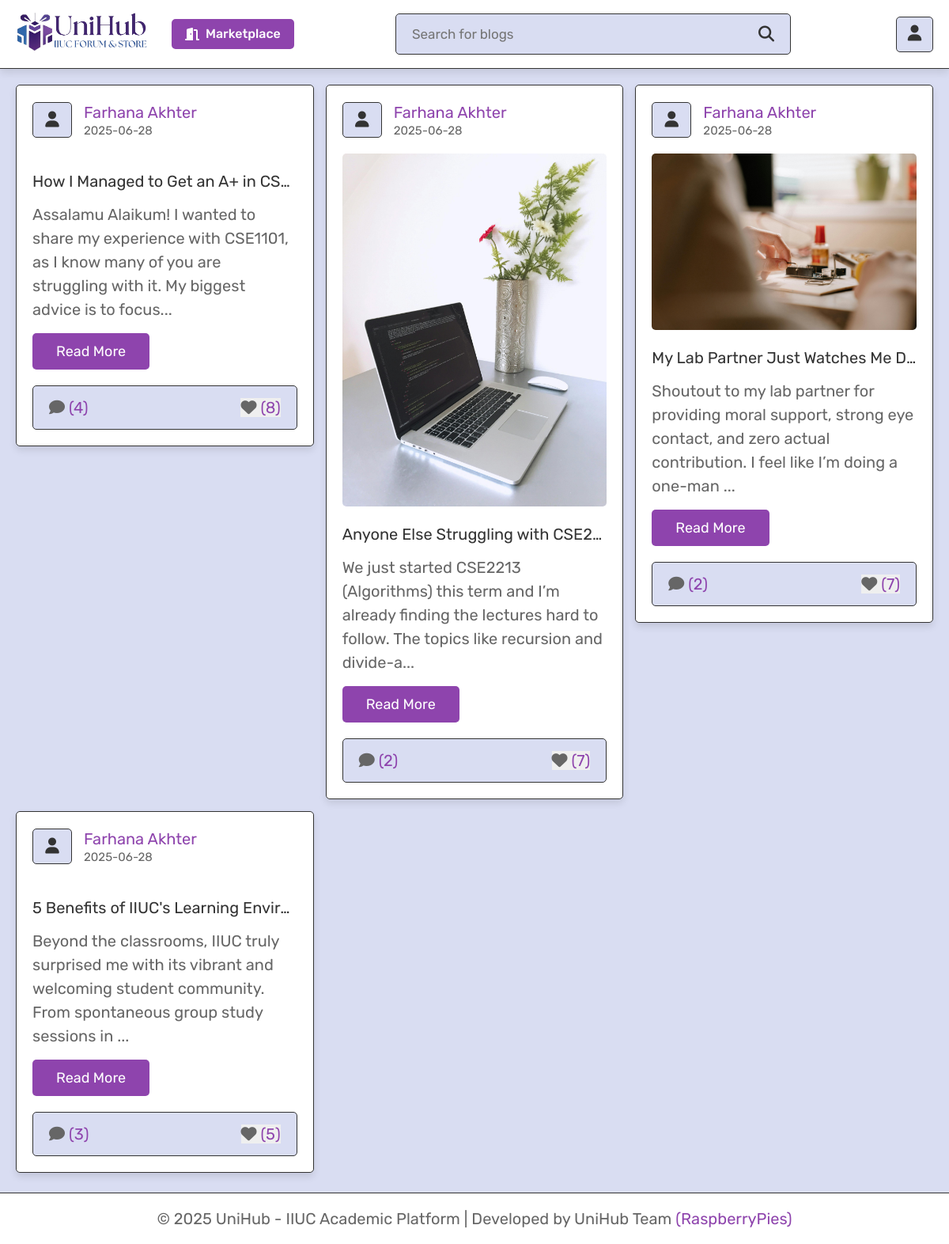
The page /project_blog/author_posts.php?author=Farhana Akhter on the database its author committed.
### tables this page shows
CREATE TABLE `posts` (
  `id` int(100) NOT NULL,
  `user_id` int(100) NOT NULL,
  `name` varchar(100) NOT NULL,
  `title` varchar(100) NOT NULL,
  `content` varchar(10000) NOT NULL,
  `image` varchar(100) NOT NULL,
  `date` date NOT NULL DEFAULT current_timestamp(),
  `status` varchar(10) NOT NULL
);

### project_blog/author_posts.php (the view, shortened to what this page needs)
<?php
include 'components/connect.php';
if(isset($_SESSION['user_id'])){
   $user_id = $_SESSION['user_id'];
}else{
   $user_id = '';
};
if(isset($_GET['author'])){
   $author = $_GET['author'];
}else{
   $author = '';
}
?>
<!DOCTYPE html>
<html lang="en">
<head>
   <link rel="stylesheet" href="https://cdnjs.cloudflare.com/ajax/libs/font-awesome/6.1.1/css/all.min.css">
   <link rel="stylesheet" href="css/style.css">
</head>
<body>
<?php include 'components/user_header.php'; ?>
<section class="posts-container">
   <div class="box-container">
      <?php
         $select_posts = $conn->prepare("SELECT * FROM `posts` WHERE name = ? and status = ?");
         $select_posts->execute([$author, 'active']);
         if($select_posts->rowCount() > 0){
            while($fetch_posts = $select_posts->fetch(PDO::FETCH_ASSOC)){
            $post_id = $fetch_posts['id'];
            $count_post_comments = $conn->prepare("SELECT * FROM `comments` WHERE post_id = ?");
            $count_post_comments->execute([$post_id]);
            $total_post_comments = $count_post_comments->rowCount();
            $count_post_likes = $conn->prepare("SELECT * FROM `likes` WHERE post_id = ?");
            $count_post_likes->execute([$post_id]);
            $total_post_likes = $count_post_likes->rowCount();
            $confirm_likes = $conn->prepare("SELECT * FROM `likes` WHERE user_id = ? AND post_id = ?");
            $confirm_likes->execute([$user_id, $post_id]);
      ?>
      <form class="box" method="post">
         <div class="post-admin">
            <i class="fas fa-user"></i>
            <div>
               <a href="author_posts.php?author=<?= $fetch_posts['name']; ?>"><?= $fetch_posts['name']; ?></a>
               <div><?= $fetch_posts['date']; ?></div>
            </div>
         </div>
         <?php
            if($fetch_posts['image'] != ''){
         ?>
         <img src="uploaded_img/<?= $fetch_posts['image']; ?>" class="post-image" alt="">
         <?php
         }
         ?>
         <div class="post-title"><?= $fetch_posts['title']; ?></div>
         <div class="post-content content-150"><?= $fetch_posts['content']; ?></div>
         <a href="view_post.php?post_id=<?= $post_id; ?>" class="inline-btn">read more</a>
         <div class="icons">
            <a href="view_post.php?post_id=<?= $post_id; ?>"><i class="fas fa-comment"></i><span>(<?= $total_post_comments; ?>)</span></a>
            <button type="submit" name="like_post"><i class="fas fa-heart" style="<?php if($confirm_likes->rowCount() > 0){ echo 'color:var(--red);'; } ?>  "></i><span>(<?= $total_post_likes; ?>)</span></button>
         </div>
      </form>
      <?php
         }
      }else{
         echo '<p class="empty">no posts found for this author!</p>';
      }
      ?>
   </div>
</section>
<?php include 'components/footer.php'; ?>
</body>
</html>

### project_blog/css/style.css (style rules this page uses)
:root { --purple:#8e44ad; --red:#c0392b; --orange:#f39c12; --black:#333; --white:#fff; --light-color:#666; --light-bg:#f5f5f5; --body-color:hsl(230, 50%, 90%); --border:.1rem solid var(--black); --box-shadow:0 .5rem 1rem rgba(0,0,0,.1); }
* { font-family: 'Rubik', sans-serif; margin:0; padding:0; box-sizing: border-box; outline: none; border:none; text-decoration: none; }
html { font-size: 62.5%; overflow-x: hidden; scroll-behavior: smooth; scroll-padding-top: 7rem; }
body { background-color: var(--body-color); padding-bottom: 7rem; }
section { padding:2rem; margin: 0 auto; max-width: 1200px; }
.btn, .delete-btn, .option-btn, .inline-btn, .inline-option-btn, .inline-delete-btn { margin-top: 1rem; border-radius: .5rem; cursor: pointer; font-size: 1.8rem; color:var(--white); padding:1.2rem 3rem; text-transform: capitalize; text-align: center; }
.inline-btn, .inline-option-btn, .inline-delete-btn { display: inline-block; margin-right: 1rem; }
.inline-btn, .btn { background-color: var(--purple); }
.posts-container .box-container { display: grid; grid-template-columns: repeat(auto-fit, minmax(33rem, 1fr)); gap:1.5rem; align-items: flex-start; justify-content: center; }
.posts-container .box-container .box { border:var(--border); box-shadow: var(--box-shadow); border-radius: .5rem; background-color: var(--white); padding:2rem; overflow: hidden; }
.posts-container .box-container .box .post-admin { display: flex; align-items: center; gap:1.5rem; margin-bottom: 2rem; }
.posts-container .box-container .box .post-admin i { text-align: center; height: 4.5rem; width: 5rem; line-height: 4.2rem; font-size: 2rem; border:var(--border); border-radius: .5rem; background-color: var(--body-color); color:var(--black); }
.posts-container .box-container .box .post-admin a { font-size: 2rem; color:var(--purple); }
.posts-container .box-container .box .post-admin div { font-size: 1.5rem; margin-top: .2rem; color:var(--light-color); }
.posts-container .box-container .box .post-image { width: 100%; border-radius: .5rem; margin-bottom: 2rem; }
.posts-container .box-container .box .post-title { font-size: 2rem; color:var(--black); overflow: hidden; text-overflow: ellipsis; white-space: nowrap; margin-bottom: 1rem; }
.posts-container .box-container .box .post-content { font-size: 2rem; line-height: 1.5; padding:.5rem 0; color:var(--light-color); white-space: pre-line; }
.posts-container .box-container .box .post-content::after { content: '...'; }
.posts-container .box-container .box .icons { display: flex; align-items: center; justify-content: space-between; gap:1rem; background-color: var(--body-color); border-radius: .5rem; padding:1.5rem 2rem; border:var(--border); margin-top: 2rem; }
.posts-container .box-container .box .icons button { cursor: pointer; }
.posts-container .box-container .box .icons i { margin-right:.5rem; font-size:2rem; color:var(--light-color); }
.posts-container .box-container .box .icons span { font-size: 2rem; color:var(--purple); }

### rows shown on the page
posts: name "Farhana Akhter", date "2025-06-28", title "How I Managed to Get an A+ in CS…", content "Assalamu Alaikum! I wanted to share my experience with CSE1101, as I know many of you are struggling with it. My biggest advice is to focus", total_post_comments "4", total_post_likes "8"
posts: name "Farhana Akhter", date "2025-06-28", image (picture), title "Anyone Else Struggling with CSE2…", content "We just started CSE2213 (Algorithms) this term and I’m already finding the lectures hard to follow. The topics like recursion and divide-a", total_post_comments "2", total_post_likes "7"
posts: name "Farhana Akhter", date "2025-06-28", image (picture), title "My Lab Partner Just Watches Me D…", content "Shoutout to my lab partner for providing moral support, strong eye contact, and zero actual contribution. I feel like I’m doing a one-man", total_post_comments "2", total_post_likes "7"
posts: name "Farhana Akhter", date "2025-06-28", title "5 Benefits of IIUC's Learning Envir…", content "Beyond the classrooms, IIUC truly surprised me with its vibrant and welcoming student community. From spontaneous group study sessions in", total_post_comments "3", total_post_likes "5"
